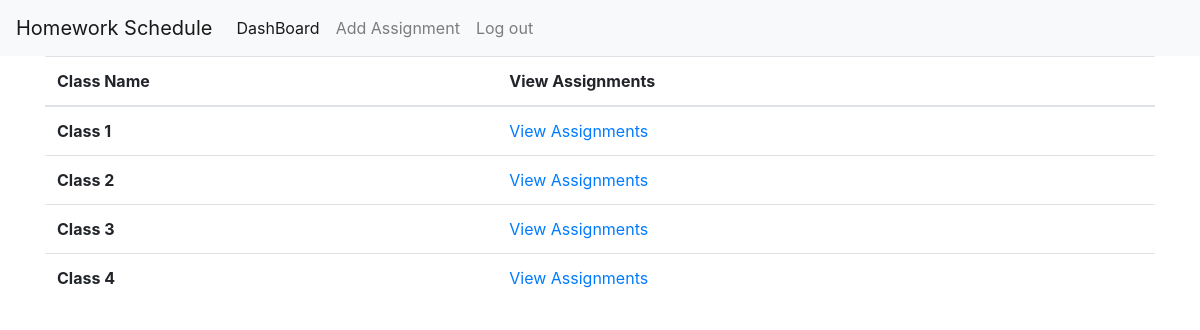
Page /classes/ (signed in) on the committed database.
### homeworkScheduleWeb/models.py (models this page shows, shortened)
class ClassName(models.Model):
    name = models.TextField(default='', null=False)

### homeworkScheduleWeb/views.py (the view)
# urls.py: url(r'^classes/', login_required(class_View)),
def class_View(request):
    class_name = list(ClassName.objects.all())
    data = {'class_name': class_name}
    return render(request, 'classes.html', data)

### templates/classes.html (shortened to what this page needs)
<!doctype html>
<html lang="en">
  <head>
    <link rel="stylesheet" href="https://stackpath.bootstrapcdn.com/bootstrap/4.1.3/css/bootstrap.min.css">
  </head>
  <body>
    {% include "nav.html" %}
    <div class="container">
        <table class="table">
          <thead>
            <tr>
              <th scope="col">Class Name</th>
              <th scope="col">View Assignments </th>
            </tr>
          </thead>
          <tbody>
            {% for name in class_name %}
            <tr>
              <th scope="row"> {{ name.name}}</th>
                <td><a href="/assignments/{{name.id}}"> View Assignments</a></td>
            </tr>
            {% endfor %}
          </tbody>
        </table>
    </div>
  </body>
</html>

### rows in the picture
ClassName: name "Class 1"
ClassName: name "Class 2"
ClassName: name "Class 3"
ClassName: name "Class 4"
